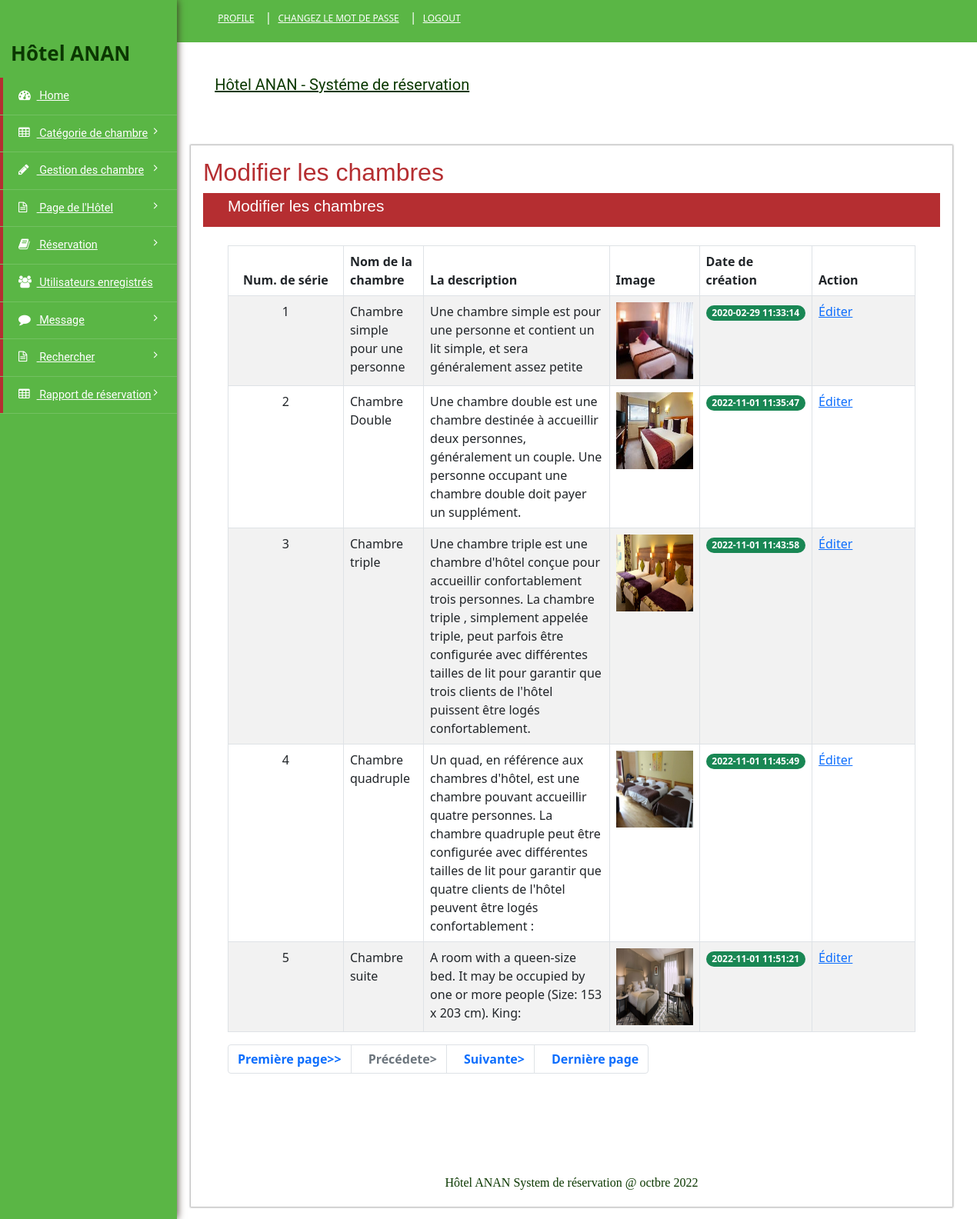
The app's page /admin/manage-room.php (signed in) with its own data.
### tables this page shows
CREATE TABLE `room` (
  `ID` int(10) NOT NULL,
  `RoomType` int(10) DEFAULT NULL,
  `RoomName` varchar(200) DEFAULT NULL,
  `MaxAdult` int(5) DEFAULT NULL,
  `MaxChild` int(5) DEFAULT NULL,
  `RoomDesc` mediumtext DEFAULT NULL,
  `NoofBed` int(5) DEFAULT NULL,
  `Image` varchar(200) DEFAULT NULL,
  `RoomFacility` varchar(200) DEFAULT NULL,
  `CreationDate` timestamp NULL DEFAULT current_timestamp()
);

### admin/manage-room.php (the view, shortened to what this page needs)
<?php
include('includephp/connectionbd.php');
if (strlen($_SESSION['hotelanan']==0)) {
  	header('location:logout.php');
} else{?>
	<!DOCTYPE HTML>
	<html>
		<head>
			<link href="css/style.css" rel="stylesheet" type="text/css" media="all" />
			<link href="https://cdn.jsdelivr.net/npm/bootstrap@5.0.0-beta1/dist/css/bootstrap.min.css" rel="stylesheet">
			<link href="css/font-awesome.css" rel="stylesheet">
		</head>
		<body>
			<div class="page-container">
				<div class="left-content">
					<div class="inner-content">
						<?php include_once('includephp/header.php');?>
						<div class="content">
							<div class="women_main">
								<div class="grids">
									<div class="progressbar-heading grids-heading">
										<h2>Modifier les chambres</h2>
									</div>
									<div class="panel panel-widget forms-panel">
										<div class="forms">
											<div class="form-grids widget-shadow" data-example-id="basic-forms">
												<div class="form-title">
													<h4>Modifier les chambres</h4>
												</div>
												<div class="form-body">
													<table class="table table-bordered table-striped table-vcenter js-dataTable-full-pagination">
														<thead>
															<tr>
																<th class="text-center">Num. de série</th>
																<th>Nom de la chambre</th>
																<th class="d-none d-sm-table-cell">La description</th>
																<th class="d-none d-sm-table-cell">Image</th>
																<th class="d-none d-sm-table-cell">Date de création</th>
																<th class="d-none d-sm-table-cell" style="width: 15%;">Action</th>
															</tr>
														</thead>
														<tbody>
															<?php
															if (isset($_GET['pageno'])) {
																$pageno = $_GET['pageno'];
															} else {
																$pageno = 1;
															}
															$no_of_records_per_page = 5;
															$offset = ($pageno-1) * $no_of_records_per_page;
															$ret = "SELECT ID FROM room";
															$query1 = $dbh -> prepare($ret);
															$query1->execute();
															$total_rows=$query1->rowCount();
															$total_pages = ceil($total_rows / $no_of_records_per_page);
															$sql="SELECT * from room LIMIT $offset, $no_of_records_per_page";
															$query = $dbh -> prepare($sql);
															$query->execute();
															$results=$query->fetchAll(PDO::FETCH_OBJ);
															$cnt=$offset+1;
															if($query->rowCount() > 0)
															{
																foreach($results as $row)
																{               ?>
																	<tr>
																		<td class="text-center"><?php echo htmlentities($cnt);?></td>
																		<td class="font-w600"><?php  echo htmlentities($row->RoomName);?></td>
																		<td class="d-none d-sm-table-cell"><?php  echo htmlentities($row->RoomDesc);?></td>
																		<td class="d-none d-sm-table-cell"><img src="images/<?php echo $row->Image;?>" width="100" height="100"></td>
																		<td class="d-none d-sm-table-cell">
																			<span class="badge rounded-pill bg-success"><?php  echo htmlentities($row->CreationDate);?></span>
																		</td>
																		<td class="d-none d-sm-table-cell"><a href="edit-room.php?editid=<?php echo ($row->ID);?>">Éditer</a></td>
																	</tr>
																	<?php $cnt=$cnt+1;
																}
															} ?>
														</tbody>
													</table>
													<nav aria-label="Page navigation example">
														<div align="left">
															<ul class="pagination" >
																<li class="page-item"><a class="page-link" href="?pageno=1"><strong>Première page>></strong></a></li>
																<li class="page-item <?php if($pageno <= 1){ echo 'disabled'; } ?>">
																	<a class="page-link" href="<?php if($pageno <= 1){ echo '#'; } else { echo "?pageno=".($pageno - 1); } ?>"><strong style="padding-left: 10px">Précédete></strong></a>
																</li>
																<li class="page-item <?php if($pageno >= $total_pages){ echo 'disabled'; } ?>">
																	<a class="page-link" href="<?php if($pageno >= $total_pages){ echo '#'; } else { echo "?pageno=".($pageno + 1); } ?>"><strong style="padding-left: 10px">Suivante></strong></a>
																</li>
																<li class="page-item"><a class="page-link" href="?pageno=<?php echo $total_pages; ?>"><strong style="padding-left: 10px">Dernière page</strong></a></li>
															</ul>
														</div>
													</nav>
												</div>
											</div>
										</div>
									</div>
								</div>
							<?php include_once('includephp/footer.php');?>
							</div>
						</div>
					</div>
				</div>
				<?php include_once('includephp/sidebar.php');?>
				<div class="clearfix"></div>
			</div></div>
		</body>
	</html>
<?php }  ?>

### admin/includephp/header.php (shortened to what this page needs)
<div class="header-section">
    <div class="top_bg">
        <div class="header_top">
            <div class="top_right">
                <ul>
                    <li><a href="profile.php">Profile</a></li>|
                    <li><a href="change-password.php">Changez le mot de passe</a></li>|
                    <li><a href="logout.php">Logout</a></li>
                </ul>
            </div>
            <div class="clearfix"> </div>
        </div>
    </div>
</div>
<div class="header_bg">
    <div class="header">
        <div class="head-t">
            <div class="logo">
                <a href="dashboard.php" style="font-size: 20px;">Hôtel ANAN - Systéme de réservation</a>
            </div>
            <div class="clearfix"> </div>
        </div>
    </div>
</div>

### admin/includephp/footer.php
<div>
    <div class="footer">
        <p style="font-family: cursive;">Hôtel ANAN System de réservation @ octbre 2022</p>
    </div>
</div>

### admin/includephp/sidebar.php (shortened to what this page needs)
<div class="sidebar-menu">
    <header class="logo1">
        <span style="font-size:26px; font-weight:bold">Hôtel ANAN</span>
    </header>
    <div class="menu">
        <ul id="menu" >
            <li><a href="dashboard.php"><i class="fa fa-tachometer"></i> <span>Home</span></a></li>
            <li id="menu-" ><a href="#"><i class="fa fa-table"></i> <span>Catégorie de chambre</span> <span class="fa fa-angle-right" style="float: right"></span></a>
            </li>
            <li id="menu-" ><a href="#"><i class="fa fa-pencil" aria-hidden="true"></i> <span>Gestion des chambre</span> <span class="fa fa-angle-right" style="float: right"></span></a>
            </li>
            <li id="menu-" ><a href="#"><i class="fa fa-file-text-o"></i> <span>Page de l'Hôtel</span> <span class="fa fa-angle-right" style="float: right"></span></a>
            </li>
            <li id="menu-" ><a href="#"><i class="fa fa-book" aria-hidden="true"></i> <span>Réservation</span> <span class="fa fa-angle-right" style="float: right"></span></a>
            </li>
            <li><a href="reg-users.php"><i class="fa fa-users" aria-hidden="true"></i> <span>Utilisateurs enregistrés</span></a></li>
            <li id="menu-" ><a href="#"><i class="fa fa-comment" aria-hidden="true"></i> <span>Message</span> <span class="fa fa-angle-right" style="float: right"></span></a>
            </li>
            <li id="menu-" ><a href="#"><i class="fa fa-file-text-o"></i> <span>Rechercher</span> <span class="fa fa-angle-right" style="float: right"></span></a>
            </li>
            <li id="menu-" ><a href="#"><i class="fa fa-table" aria-hidden="true"></i> <span>Rapport de réservation</span> <span class="fa fa-angle-right" style="float: right"></span></a>
            </li>
        </ul>
    </div>
</div>

### records on screen
room: RoomName "Chambre simple pour une personne", RoomDesc "Une chambre simple est pour une personne et contient un lit simple, et sera généralement assez petite", Image (picture), CreationDate "2020-02-29 11:33:14"
room: RoomName "Chambre Double", RoomDesc "Une chambre double est une chambre destinée à accueillir deux personnes, généralement un couple. Une personne occupant une chambre double doit payer un supplément.", Image (picture), CreationDate "2022-11-01 11:35:47"
room: RoomName "Chambre triple", RoomDesc "Une chambre triple est une chambre d'hôtel conçue pour accueillir confortablement trois personnes. La chambre triple , simplement appelée triple, peut parfois être configurée avec différentes tailles de lit pour garantir que trois clients de l'hôtel puissent être logés confortablement.", Image (picture), CreationDate "2022-11-01 11:43:58"
room: RoomName "Chambre quadruple", RoomDesc "Un quad, en référence aux chambres d'hôtel, est une chambre pouvant accueillir quatre personnes. La chambre quadruple peut être configurée avec différentes tailles de lit pour garantir que quatre clients de l'hôtel peuvent être logés confortablement :", Image (picture), CreationDate "2022-11-01 11:45:49"
room: RoomName "Chambre suite", RoomDesc "A room with a queen-size bed. It may be occupied by one or more people (Size: 153 x 203 cm). King:", Image (picture), CreationDate "2022-11-01 11:51:21"
